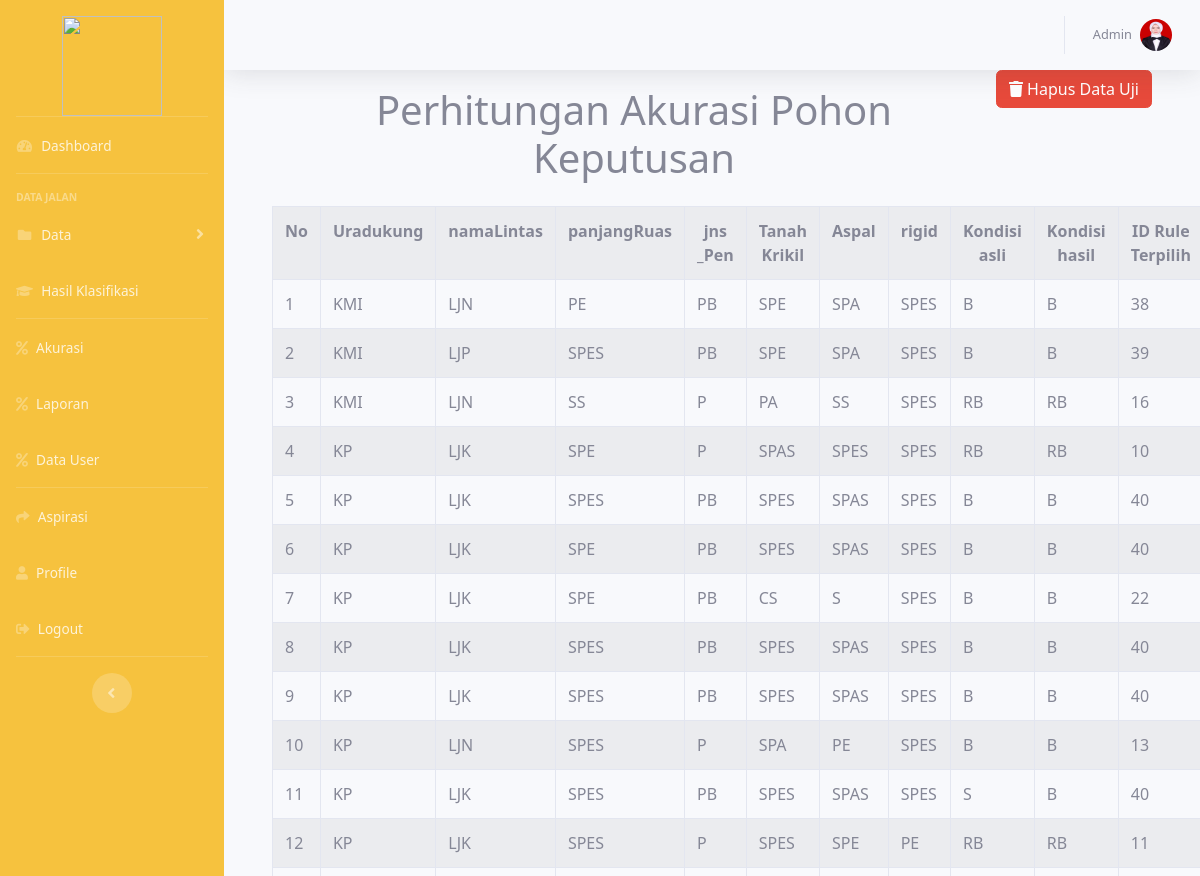
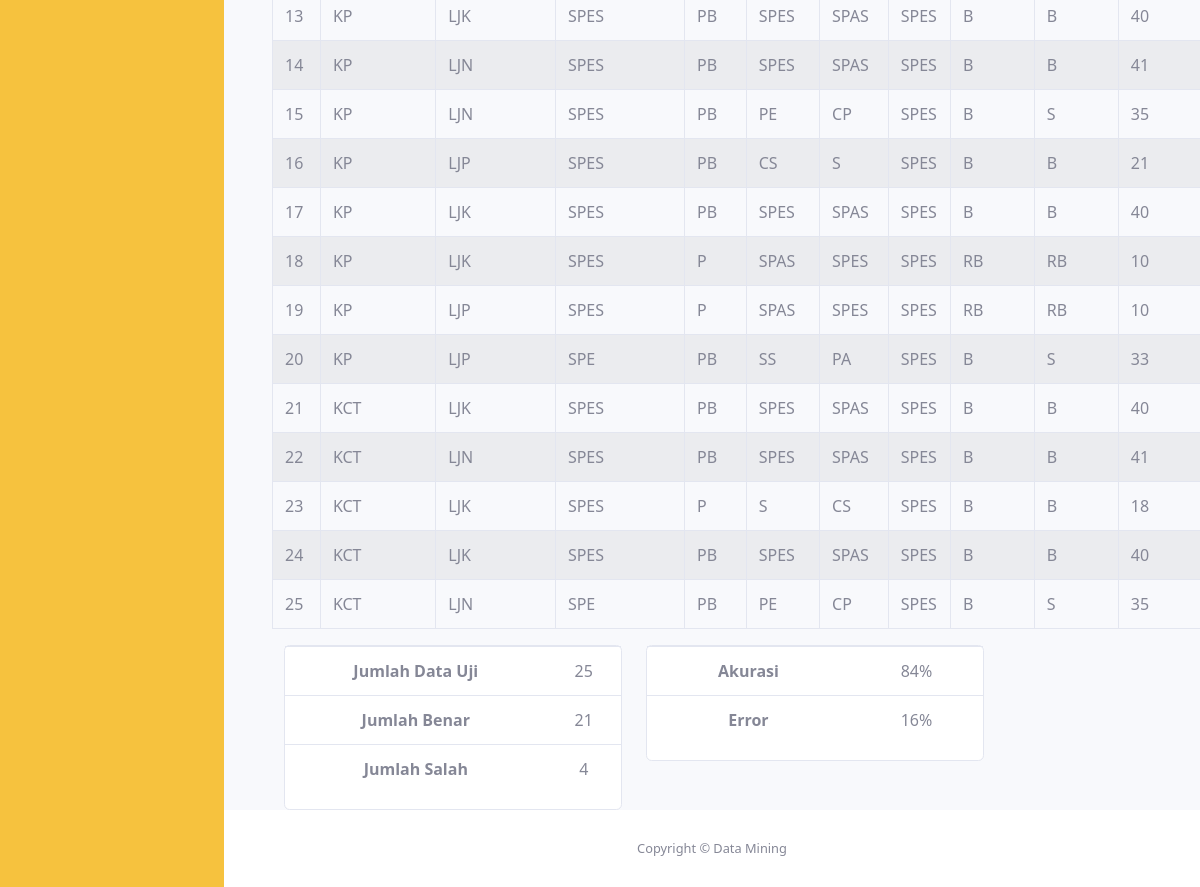
Screenshot of /index.php?page=hitungAkurasi (signed in) with the database file from the repository (2 pictures, top to bottom).
### tables this page shows
CREATE TABLE `datauji` (
  `id` int(11) NOT NULL,
  `ura_dukung` varchar(100) NOT NULL,
  `namaLintas` varchar(100) NOT NULL,
  `panjangRuas` varchar(100) NOT NULL,
  `jns_pen` varchar(100) NOT NULL,
  `tanah_krikil` varchar(100) NOT NULL,
  `aspal` varchar(6) NOT NULL,
  `rigit` varchar(6) NOT NULL,
  `target` varchar(20) NOT NULL,
  `target_hasil` varchar(20) NOT NULL,
  `id_rule` varchar(20) NOT NULL
);

### Pages/proses/hitungAkurasi.php (the view, shortened to what this page needs)
<?php
include_once "koneksi.php";
$query = mysqli_query($conn, "SELECT * FROM datauji");
$jml = mysqli_num_rows($query);
?>
<?php
if ($jml == 0) :
    $pesan_error = $pesan_success = "";
    if (isset($_GET['pesan_error'])) {
        $pesan_error = $_GET['pesan_error'];
    }
    if (isset($_GET['pesan_success'])) {
        $pesan_success = $_GET['pesan_success'];
    }
    if (!empty($pesan_error)) {
        display_error($pesan_error);
    }
    if (!empty($pesan_success)) {
        display_success($pesan_success);
    }
?>
    <div class="row justify-content-center mt-3">
        <div class="col-md-12">
            <h1 class="text-center">Data Uji Kosong</h1>
        </div>
        <div class="col-md-6">
            <form method="post" enctype="multipart/form-data" action="Pages/proses/upload_datauji.php">
                <div class="input-group mb-3">
                    <div class="custom-file">
                        <input type="file" name="datauji" class="custom-file-input" id="inputGroupFile02">
                        <label class="custom-file-label" for="inputGroupFile02">Upload data uji</label>
                    </div>
                    <div class="input-group-append">
                        <button class="btn btn-outline-secondary" name="upload" type="submit">Import</button>
                    </div>
                </div>
            </form>
        </div>
    </div>
<?php
else :
?>
    <div class="super_sub_content">
        <div class="container">
            <a href="index.php?page=hitungAkurasi&hapus" class="btn btn-danger float-right" onClick="return confirm('Anda yakin akan hapus Data Uji ?')">
                <i class="fas fa-trash"></i> Hapus Data Uji
            </a>
            <div class="row">
                <?php
                while ($bar = mysqli_fetch_array($query)) {
                    $n_ura_dukung = $bar['ura_dukung'];
                    $n_namaLintas = $bar['namaLintas'];
                    $n_panjangRuas = $bar['panjangRuas'];
                    $n_jns_pen = $bar['jns_pen'];
                    $n_tanah_krikil = $bar['tanah_krikil'];
                    $n_aspal = $bar['aspal'];
                    $n_rigit = $bar['rigit'];
                    $hasil = klasifikasi(
                        $conn,
                        $n_ura_dukung,
                        $n_namaLintas,
                        $n_panjangRuas,
                        $n_jns_pen,
                        $n_tanah_krikil,
                        $n_aspal,
                        $n_rigit
                    );
                    $keputusan = $hasil['keputusan'];
                    $id_rule_keputusan = $hasil['id_rule'];
                    mysqli_query($conn, "UPDATE datauji SET target_hasil='$keputusan', id_rule='$id_rule_keputusan' WHERE id=$bar[0]");
                }
                $sql = mysqli_query($conn, "SELECT * FROM datauji");
                ?>
                <div class="col-md-12 mt-3 mb-3">
                    <h1 class="text-center">Perhitungan Akurasi Pohon Keputusan</h1>
                </div>
                <table class='table table-bordered table-striped  table-hover'>
                    <tr align='center'>
                        <th>No</th>
                        <th>Uradukung</th>
                        <th>namaLintas</th>
                        <th>panjangRuas</th>
                        <th>jns _Pen</th>
                        <th>Tanah Krikil</th>
                        <th>Aspal</th>
                        <th>rigid</th>
                        <th><b>Kondisi asli</b></th>
                        <th><b>Kondisi hasil</b></th>
                        <th><b>ID Rule Terpilih</b></th>
                    </tr>
                    <?php
                    $no = 1;
                    while ($row = mysqli_fetch_array($sql)) {
                        echo "<tr>";
                        echo "<td>" . $no . "</td>";
                        echo "<td>" . $row['ura_dukung'] . "</td>";
                        echo "<td>" . $row['namaLintas'] . "</td>";
                        echo "<td>" . $row['panjangRuas'] . "</td>";
                        echo "<td>" . $row['jns_pen'] . "</td>";
                        echo "<td>" . $row['tanah_krikil'] . "</td>";
                        echo "<td>" . $row['aspal'] . "</td>";
                        echo "<td>" . $row['rigit'] . "</td>";
                        echo "<td>" . $row['target'] . "</td>";
                        echo "<td>" . $row['target_hasil'] . "</td>";
                        echo "<td>" . $row['id_rule'] . "</td>";
                        echo "</tr>";
                        $no++;
                    }
                    ?>
                </table>
                <?php
                $que = mysqli_query($conn, "SELECT * FROM datauji");
                $jumlah_uji = mysqli_num_rows($que);
                $TA = $FB = $FC = $FD =
                    $FE = $TF = $FG = $FH =
                    $FI = $FJ = $TK = $FL =
                    $FM = $FN = $FO = $TP = 0;
                $kosong = 0;
                while ($row = mysqli_fetch_array($que)) {
                    $asli = $row['target'];
                    $prediksi = $row['target_hasil'];
                    if ($asli == 'B' & $prediksi == 'B') {
                        $TA++;
                    } else if ($asli == 'B' & $prediksi == 'S') {
                        $FB++;
                    } else if ($asli == 'B' & $prediksi == 'RR') {
                        $FC++;
                    } else if ($asli == 'B' & $prediksi == 'RB') {
                        $FD++;
                    } else if ($asli == 'S' & $prediksi == 'B') {
                        $FE++;
                    } else if ($asli == 'S' & $prediksi == 'S') {
                        $TF++;
                    } else if ($asli == 'S' & $prediksi == 'RR') {
                        $FG++;
                    } else if ($asli == 'S' & $prediksi == 'RB') {
                        $FH++;
                    } else if ($asli == 'RR' & $prediksi == 'B') {
                        $FI++;
                    } else if ($asli == 'RR' & $prediksi == 'S') {
                        $FJ++;
                    } else if ($asli == 'RR' & $prediksi == 'RR') {
                        $TK++;
                    } else if ($asli == 'RR' & $prediksi == 'RB') {
                        $FL++;
                    } else if ($asli == 'RB' & $prediksi == 'B') {
                        $FM++;
                    } else if ($asli == 'RB' & $prediksi == 'S') {
                        $FN++;
                    } else if ($asli == 'RB' & $prediksi == 'RR') {
                        $FO++;
                    } else if ($asli == 'RB' & $prediksi == 'RB') {
                        $TP++;
                    } else if ($prediksi == '') {
                        $kosong++;
                    }
                }
                $tepat = ($TA + $TF + $TK + $TP);
                $tidak_tepat = ($FB + $FC + $FD + $FE + $FG + $FH + $FI + $FJ + $FL + $FM + $FN + $FO + $kosong);
                $akurasi = ($tepat / $jumlah_uji) * 100;
                $laju_error = ($tidak_tepat / $jumlah_uji) * 100;
                $akurasi = round($akurasi, 2);
                $laju_error = round($laju_error, 2);
                ?>
                <div class="col-md-6">
                    <div class="card">
                        <table class="table">
                            <tr align='center'>
                                <th>Jumlah Data Uji</th>
                                <td><?= $jumlah_uji; ?></td>
                            </tr>
                            <tr align='center'>
                                <th>Jumlah Benar</th>
                                <td><?= $tepat; ?></td>
                            </tr>
                            <tr align='center'>
                                <th>Jumlah Salah</th>
                                <td><?= $tidak_tepat; ?></td>
                            </tr>
                        </table>
                    </div>
                </div>
                <div class="col-md-6">
                    <div class="card">
                        <table class="table">
                            <tr align='center'>
                                <th>Akurasi</th>
                                <td><?= $akurasi; ?>%</td>
                            </tr>
                            <tr align='center'>
                                <th>Error</th>
                                <td><?= $laju_error; ?>%</td>
                            </tr>
                        </table>
                    </div>
                </div>
            </div>
        </div>
    </div>
<?php endif; ?>

### css/custom.css (style rules this page uses)
body { font-family: 'Segoe UI', Tahoma, Geneva, Verdana, sans-serif; }

### rows the page displays
datauji: ura_dukung "KMI", namaLintas "LJN", panjangRuas "PE", jns_pen "PB", tanah_krikil "SPE", aspal "SPA", rigit "SPES", target "B", target_hasil "B", id_rule "38"
datauji: ura_dukung "KMI", namaLintas "LJP", panjangRuas "SPES", jns_pen "PB", tanah_krikil "SPE", aspal "SPA", rigit "SPES", target "B", target_hasil "B", id_rule "39"
datauji: ura_dukung "KMI", namaLintas "LJN", panjangRuas "SS", jns_pen "P", tanah_krikil "PA", aspal "SS", rigit "SPES", target "RB", target_hasil "RB", id_rule "16"
datauji: ura_dukung "KP", namaLintas "LJK", panjangRuas "SPE", jns_pen "P", tanah_krikil "SPAS", aspal "SPES", rigit "SPES", target "RB", target_hasil "RB", id_rule "10"
datauji: ura_dukung "KP", namaLintas "LJK", panjangRuas "SPES", jns_pen "PB", tanah_krikil "SPES", aspal "SPAS", rigit "SPES", target "B", target_hasil "B", id_rule "40"
datauji: ura_dukung "KP", namaLintas "LJK", panjangRuas "SPE", jns_pen "PB", tanah_krikil "SPES", aspal "SPAS", rigit "SPES", target "B", target_hasil "B", id_rule "40"
datauji: ura_dukung "KP", namaLintas "LJK", panjangRuas "SPE", jns_pen "PB", tanah_krikil "CS", aspal "S", rigit "SPES", target "B", target_hasil "B", id_rule "22"
datauji: ura_dukung "KP", namaLintas "LJK", panjangRuas "SPES", jns_pen "PB", tanah_krikil "SPES", aspal "SPAS", rigit "SPES", target "B", target_hasil "B", id_rule "40"
datauji: ura_dukung "KP", namaLintas "LJK", panjangRuas "SPES", jns_pen "PB", tanah_krikil "SPES", aspal "SPAS", rigit "SPES", target "B", target_hasil "B", id_rule "40"
datauji: ura_dukung "KP", namaLintas "LJN", panjangRuas "SPES", jns_pen "P", tanah_krikil "SPA", aspal "PE", rigit "SPES", target "B", target_hasil "B", id_rule "13"
datauji: ura_dukung "KP", namaLintas "LJK", panjangRuas "SPES", jns_pen "PB", tanah_krikil "SPES", aspal "SPAS", rigit "SPES", target "S", target_hasil "B", id_rule "40"
datauji: ura_dukung "KP", namaLintas "LJK", panjangRuas "SPES", jns_pen "P", tanah_krikil "SPES", aspal "SPE", rigit "PE", target "RB", target_hasil "RB", id_rule "11"
datauji: ura_dukung "KP", namaLintas "LJK", panjangRuas "SPES", jns_pen "PB", tanah_krikil "SPES", aspal "SPAS", rigit "SPES", target "B", target_hasil "B", id_rule "40"
datauji: ura_dukung "KP", namaLintas "LJN", panjangRuas "SPES", jns_pen "PB", tanah_krikil "SPES", aspal "SPAS", rigit "SPES", target "B", target_hasil "B", id_rule "41"
datauji: ura_dukung "KP", namaLintas "LJN", panjangRuas "SPES", jns_pen "PB", tanah_krikil "PE", aspal "CP", rigit "SPES", target "B", target_hasil "S", id_rule "35"
datauji: ura_dukung "KP", namaLintas "LJP", panjangRuas "SPES", jns_pen "PB", tanah_krikil "CS", aspal "S", rigit "SPES", target "B", target_hasil "B", id_rule "21"
datauji: ura_dukung "KP", namaLintas "LJK", panjangRuas "SPES", jns_pen "PB", tanah_krikil "SPES", aspal "SPAS", rigit "SPES", target "B", target_hasil "B", id_rule "40"
datauji: ura_dukung "KP", namaLintas "LJK", panjangRuas "SPES", jns_pen "P", tanah_krikil "SPAS", aspal "SPES", rigit "SPES", target "RB", target_hasil "RB", id_rule "10"
datauji: ura_dukung "KP", namaLintas "LJP", panjangRuas "SPES", jns_pen "P", tanah_krikil "SPAS", aspal "SPES", rigit "SPES", target "RB", target_hasil "RB", id_rule "10"
datauji: ura_dukung "KP", namaLintas "LJP", panjangRuas "SPE", jns_pen "PB", tanah_krikil "SS", aspal "PA", rigit "SPES", target "B", target_hasil "S", id_rule "33"
datauji: ura_dukung "KCT", namaLintas "LJK", panjangRuas "SPES", jns_pen "PB", tanah_krikil "SPES", aspal "SPAS", rigit "SPES", target "B", target_hasil "B", id_rule "40"
datauji: ura_dukung "KCT", namaLintas "LJN", panjangRuas "SPES", jns_pen "PB", tanah_krikil "SPES", aspal "SPAS", rigit "SPES", target "B", target_hasil "B", id_rule "41"
datauji: ura_dukung "KCT", namaLintas "LJK", panjangRuas "SPES", jns_pen "P", tanah_krikil "S", aspal "CS", rigit "SPES", target "B", target_hasil "B", id_rule "18"
datauji: ura_dukung "KCT", namaLintas "LJK", panjangRuas "SPES", jns_pen "PB", tanah_krikil "SPES", aspal "SPAS", rigit "SPES", target "B", target_hasil "B", id_rule "40"
datauji: ura_dukung "KCT", namaLintas "LJN", panjangRuas "SPE", jns_pen "PB", tanah_krikil "PE", aspal "CP", rigit "SPES", target "B", target_hasil "S", id_rule "35"

### other values shown
$_SESSION['login']['nama'] "Admin"
$jumlah_uji "25"
$tepat "21"
$tidak_tepat "4"
$akurasi "84"
$laju_error "16"
